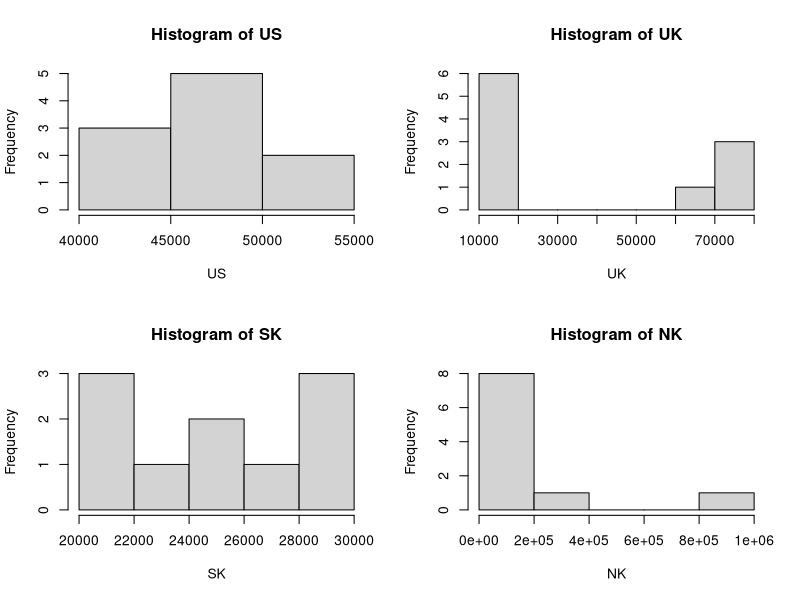
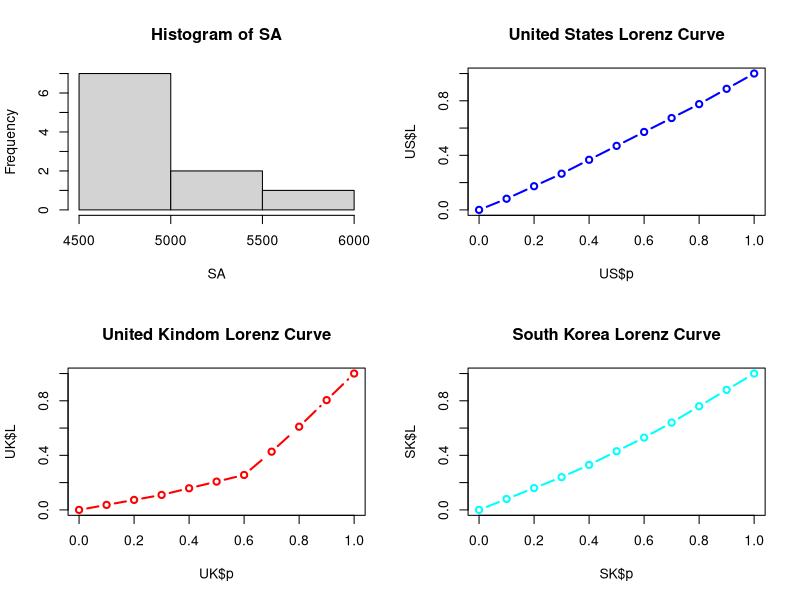
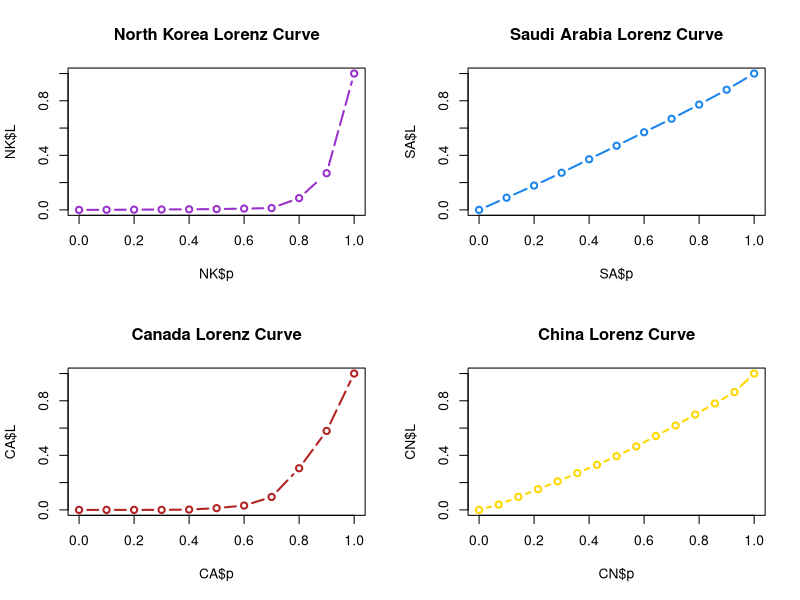

Reproduce these figures in R, in order.
##______________________Joshua Winter____________Statistical Computing Final________________Inequality Measures____________________________


####______________________________________________________________________________________________________________________________________
##_____________________________Initial Setup and Dataset Creation__________________________________________________________________________



## this is used to allow for the plotting of 4 charts at once

par(mfrow=c(2,2)) 


## small vectors of 10 randomly picked observations meant to represent incomes of individuals in different countries 

US<-c(50000, 50000, 50000, 50000, 50000, 45000, 45000, 40000, 55000, 55000)

UK<-c(70000, 80000, 75000, 20000, 20000, 20000, 80000, 15000, 15000, 15000)

SK<-c(20000, 20000, 25000, 20000, 25000, 30000, 30000, 30000, 27500, 22500)

NK<-c(1000000, 100000, 1000, 1000, 250000, 5000, 5000, 2000, 2000, 2000)

SA<-c(6000,5000,5000,5000,4750,4500,4500,5500,5250,5000)

CA<-c(1,10,30,2500,50000,4500,100000,15000,500,65000)

## historgrams of each country's incomes are used to show that the US and South Korea have relative equal distributions compared to North Korea and the UK

hist(US)

hist(UK)

hist(SK)

hist(NK)

hist(SA)


####_______________________________Atkinson_________________________________________________

## .5 is normally used as the default parameter for this function

Atkinson<-function (x, parameter = 0.5, na.rm = TRUE) 
  
{
  if (!na.rm && any(is.na(x))) 
    return(NA_real_)
  x <- as.numeric(na.omit(x))
  if (is.null(parameter)) 
    parameter <- 0.5
  if (parameter == 1) 
    A <- 1 - (exp(mean(log(x)))/mean(x))
  else {
    x <- (x/mean(x))^(1 - parameter)
    A <- 1 - mean(x)^(1/(1 - parameter))
  }
  A
}

Atkinson(US,parameter = .5, na.rm = TRUE)
Atkinson(UK,parameter = .5, na.rm = TRUE)
Atkinson(SK,parameter = .5, na.rm = TRUE)
Atkinson(NK,parameter = .5, na.rm = TRUE)
Atkinson(SA,parameter = .5, na.rm = TRUE)


####_____________________________Theil Index__________________________________________________

Theil<-function (x, parameter = 0, na.rm = TRUE) 
{
  if (!na.rm && any(is.na(x))) 
    return(NA_real_)
  x <- as.numeric(na.omit(x))
  if (is.null(parameter)) 
    parameter <- 0
  if (parameter == 0) {
    x <- x[!(x == 0)]
    Th <- x/mean(x)
    Th <- sum(x * log(Th))
    Th <- Th/sum(x)
  }
  else {
    Th <- exp(mean(log(x)))/mean(x)
    Th <- -log(Th)
  }
  Th
}

Theil(US)
Theil(UK)
Theil(SK)
Theil(NK)
Theil(SA)

####___________________________Gini Coefficient________________________________

Gini<-function (x, n = rep(1, length(x)), unbiased = TRUE, conf.level = NA, 
                R = 1000, type = "bca", na.rm = FALSE) 

  {
  x <- rep(x, n)
  if (na.rm) 
    x <- na.omit(x)
  if (any(is.na(x)) || any(x < 0)) 
    return(NA_real_)
  i.gini <- function(x, unbiased = TRUE) {
    n <- length(x)
    x <- sort(x)
    res <- 2 * sum(x * 1:n)/(n * sum(x)) - 1 - (1/n)
    if (unbiased) 
      res <- n/(n - 1) * res
    return(pmax(0, res))
  }
  if (is.na(conf.level)) {
    res <- i.gini(x, unbiased = unbiased)
  }
  else {
    boot.gini <- boot(x, function(x, d) i.gini(x[d], unbiased = unbiased), R = R)
    ci <- boot.ci(boot.gini, conf = conf.level, type = type)
    res <- c(gini = boot.gini$t0, lwr.ci = ci[[4]][4], upr.ci = ci[[4]][5])
  }
  return(res)
}

Gini(US,n=rep(1,length(US)),unbiased=TRUE,conf.level = NA,R=1000,type = "bca",na.rm = FALSE)
Gini(UK,n=rep(1,length(UK)),unbiased=TRUE,conf.level = NA,R=1000,type = "bca",na.rm = FALSE)
Gini(SK,n=rep(1,length(SK)),unbiased=TRUE,conf.level = NA,R=1000,type = "bca",na.rm = FALSE)
Gini(NK,n=rep(1,length(NK)),unbiased=TRUE,conf.level = NA,R=1000,type = "bca",na.rm = FALSE)
Gini(SA,n=rep(1,length(SA)),unbiased=TRUE,conf.level = NA,R=1000,type = "bca",na.rm = FALSE)


####___________________________________Lorenz Curve_________________________________________

Lc<-function (x, n = rep(1, length(x)), plot = FALSE) 
{
  ina <- !is.na(x)
  n <- n[ina]
  x <- as.numeric(x)[ina]
  k <- length(x)
  o <- order(x)
  x <- x[o]
  n <- n[o]
  x <- n * x
  p <- cumsum(n)/sum(n)
  L <- cumsum(x)/sum(x)
  p <- c(0, p)
  L <- c(0, L)
  L2 <- L * mean(x)/mean(n)
  Lc <- list(p, L, L2)
  names(Lc) <- c("p", "L", "L.general")
  class(Lc) <- "Lc"
  if (plot) 
    plot(Lc)
  Lc
}


## Creation of Lorenz Curves for Each Country

## United States

Lc(US)

US<-Lc(US, n = rep(1,length(US)), plot =F)

plot(US$p,US$L,
     col="blue",
     type="b",      # it should be "b"
     lty=5,
     lwd=2,
     main="United States Lorenz Curve"     
)

## United Kingdom

Lc(UK)

UK<-Lc(UK, n = rep(1,length(UK)), plot =F)

plot(UK$p,UK$L,
     col="red",
     type="b",     
     lty=5,
     lwd=2,
     main="United Kindom Lorenz Curve"     
)

## South Korea

Lc(SK)

SK<-Lc(SK, n = rep(1,length(SK)), plot =F)

plot(SK$p,SK$L,
     col="cyan",
     type="b",     
     lty=5,
     lwd=2,
     main="South Korea Lorenz Curve"     
)

## North Korea

Lc(NK)

NK<-Lc(NK, n = rep(1,length(NK)), plot =F)

plot(NK$p,NK$L,
     col="darkorchid",
     type="b",     
     lty=5,
     lwd=2,
     main="North Korea Lorenz Curve"     
)

## Saudi Arabia

Lc(SA)

SA<-Lc(SA, n = rep(1,length(SA)), plot =F)

plot(SA$p,SA$L,
     col="dodgerblue2",
     type="b",     
     lty=5,
     lwd=2,
     main="Saudi Arabia Lorenz Curve"     
)

## Canada

CA<-c(1,10,30,2500,50000,4500,100000,15000,500,65000)

Lc(CA)

CA<-Lc(CA, n = rep(1,length(CA)), plot =F)

plot(CA$p,CA$L,
     col="firebrick",
     type="b",     
     lty=5,
     lwd=2,
     main="Canada Lorenz Curve"     
)

## China

CN=c(26.1,16.1,15.5,15.4,14.8,14.7,13.7,12.1,11.7,11.6,11,10.8,10.8,7.5)

Lc(CN)

CN<-Lc(CN, n = rep(1,length(CN)), plot =F)

plot(CN$p,CN$L,
     col="gold",
     type="b",     
     lty=5,
     lwd=2,
     main="China Lorenz Curve"     
)
